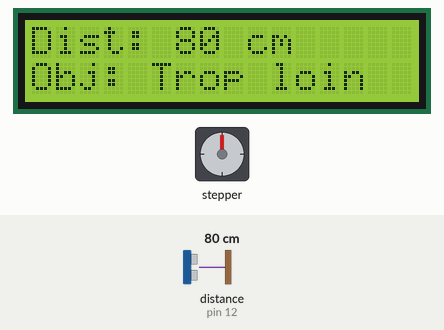
A sketch run on a simulated Arduino Uno, built with avr-gcc and run on an emulated ATmega328P. Parts: 16×2 character LCD, stepper motor. Inputs (shaded band) come from the test bench; at power-on: distance to the obstacle (sensor on pin 12) 80 cm. The echo pulse lasts 58.3 µs per cm; stepper angles assume 2048 steps per turn; what the sketch prints to the serial monitor is not drawn.

Above: at 3.3 s.
3.4 s: distance to the obstacle (sensor on pin 12) set to 65 cm
At 4.0 s:
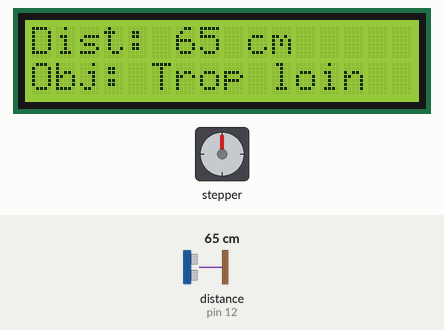
6.4 s: distance to the obstacle (sensor on pin 12) set to 57 cm
At 7.62 s:
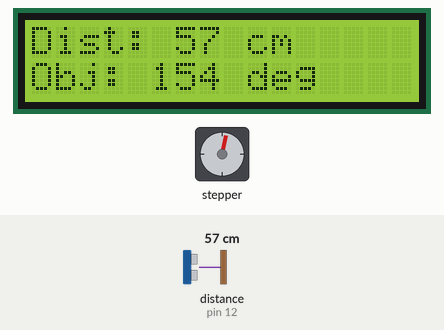
8.3 s: distance to the obstacle (sensor on pin 12) set to 9 cm
At 8.57 s:
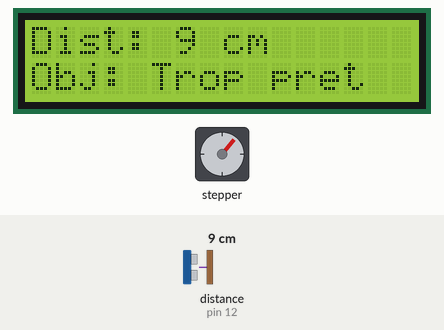
10.8 s: distance to the obstacle (sensor on pin 12) set to 26 cm
At 12.7 s:
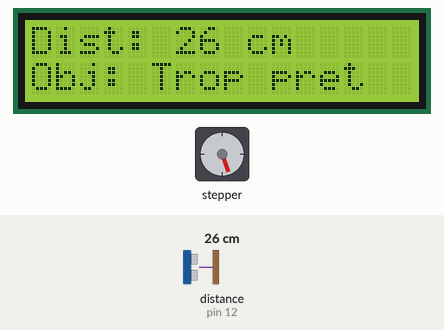
12.9 s: distance to the obstacle (sensor on pin 12) set to 31 cm
At 14.14 s:
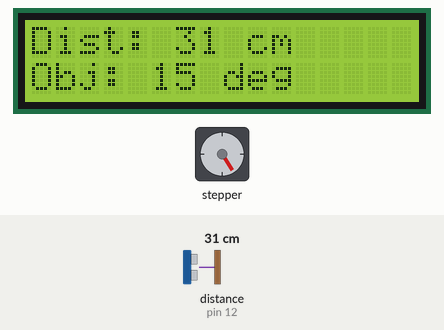
17.6 s: distance to the obstacle (sensor on pin 12) set to 60 cm
At 26.0 s:
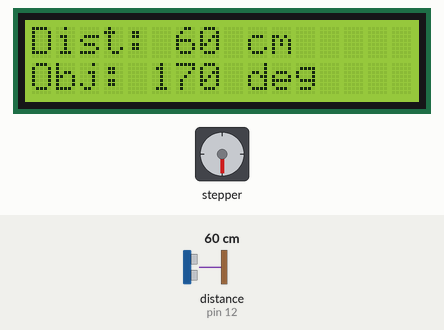
Timing chart, 0 to 27.5 s (numbered marks = the images above; inputs shaded):
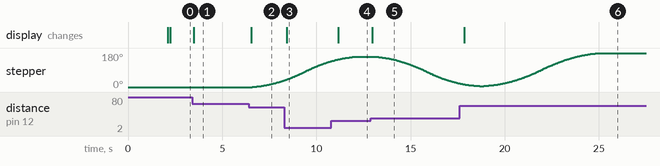

The sketch:

labo_04.ino
```cpp
#include <LiquidCrystal.h>
#include <LCD_I2C.h>
#include <AccelStepper.h>
#include <HCSR04.h>
#define TRIGGER_PIN 11
#define ECHO_PIN 12
#define MOTOR_INTERFACE_TYPE 4
#define IN_1 2
#define IN_2 3
#define IN_3 4
#define IN_4 5

LCD_I2C lcd(0x27, 16, 2);
HCSR04 hc(TRIGGER_PIN, ECHO_PIN);
AccelStepper motor(MOTOR_INTERFACE_TYPE, IN_1, IN_3, IN_2, IN_4);

unsigned long currentTime = 0;

int distance;
int degre;
int aimingAt;
const int zero = 0;
const int maxNear = 30;
const int maxFar = 60;
const int motorLeft = 0;
const int motorRight = 1024;
const int left = 10;
const int right = 170;


void setup() {                                                                                  //setup
  Serial.begin(115200);

  lcd.begin(115200);
  lcd.backlight();

  motor.setMaxSpeed(500);
  motor.setAcceleration(150);
	motor.setSpeed(150);
  motor.moveTo(0);

  pinMode(TRIGGER_PIN, OUTPUT);
  pinMode(ECHO_PIN, INPUT);

  Serial.println("Setup completed!");


  lcd.print("2486739");
  lcd.setCursor(0, 2);
  lcd.print("Labo 4B");
  Serial.println("The screen has displayed my student's and lab number already!");
  delay(2000);

  screen();
}

void loop() {                                                                                   //loop
  currentTime = millis();

  getDistance(currentTime);
  refreshScreenPlusStats(currentTime);
  aimingStates();
}

void refreshScreenPlusStats(unsigned long ct) {                                          //refreshScreenPlusStats
  unsigned static long timer;
  static bool timerIsDone = false;

  if (!timerIsDone) {
    timer = ct + 100;
    timerIsDone = true;
  }

  if (ct >= timer) {
    Serial.print("etd:2486739,dist:");
    Serial.print(distance);
    Serial.print(",deg:");
    Serial.println(degre);

    screen();

    timerIsDone = false;
  }
}

void getDistance(unsigned long ct) {                                                                            //getDistance
  unsigned static long timer;
  static bool isTimerDone = false;
  static int lastDistance = 0;
  static int tempDistance;

  if (!isTimerDone) {
    timer = ct + 50;
    isTimerDone = true;
  }

  if (ct >= timer) {
    tempDistance = hc.dist();
    if (tempDistance != 0) {
      distance = tempDistance;
      lastDistance = distance;
    }
    else {
      distance = lastDistance;
    }
    isTimerDone = false;
  }
}

void aimingStates() {                                                                           //aimingStates
  enum AimingStates {MOTOR_OFF, AIMING};
  static AimingStates currentState;

  currentState = (distance < 30 || distance > 60) ? MOTOR_OFF : AIMING;

  motor.run();
  switch (currentState) {
    case AIMING:
      aiming();
      break;
    case MOTOR_OFF:
      motorOff();
      break;
  }
}

void aiming() {                                                                                 //aiming
  degre = map(distance, maxNear, maxFar, left, right);
  aimingAt = map(degre, left, right, motorLeft, motorRight);
  motor.moveTo(aimingAt);
}

void motorOff() {                                                                               //motorOff
  if (motor.distanceToGo() == 0) {
    motor.disableOutputs();
  }
}


void screen() {                                                                                 //Screen
  lcd.clear();

  lcd.print("Dist: ");
  lcd.print(distance);
  lcd.print(" cm");

  lcd.setCursor(0, 2);
  lcd.print("Obj: ");
  if (!(distance < maxNear) && !(distance > maxFar)) {
    lcd.print(degre);
    lcd.print(" deg");
  }
  else if (distance < maxNear) {
    lcd.print("Trop pret");
  }
  else {
    lcd.print("Trop loin");
  }
}
```

Measured:
- the behaviour switches between 61 and 60 cm on distance to the obstacle (sensor on pin 12) (found by bisection; images 1 and 2)
- the behaviour switches between 29 and 30 cm on distance to the obstacle (sensor on pin 12) (found by bisection; images 4 and 5)
- after the input at 3.4 s, the display: changes after 0.10 s (image 1)
- after the input at 6.4 s, stepper: keeps turning clockwise at about 21°/s, starting after 0.19 s; the display: changes after 0.14 s (image 2)
- after the input at 8.3 s, the display: changes after 0.13 s (image 3)
- after the input at 10.8 s, the display: changes after 0.37 s (image 4)
- after the input at 12.9 s, stepper: keeps turning counter-clockwise at about 32°/s, starting after 0.20 s; the display: changes after 0.08 s (image 5)
- after the input at 17.6 s, the display: changes after 0.25 s (image 6)
